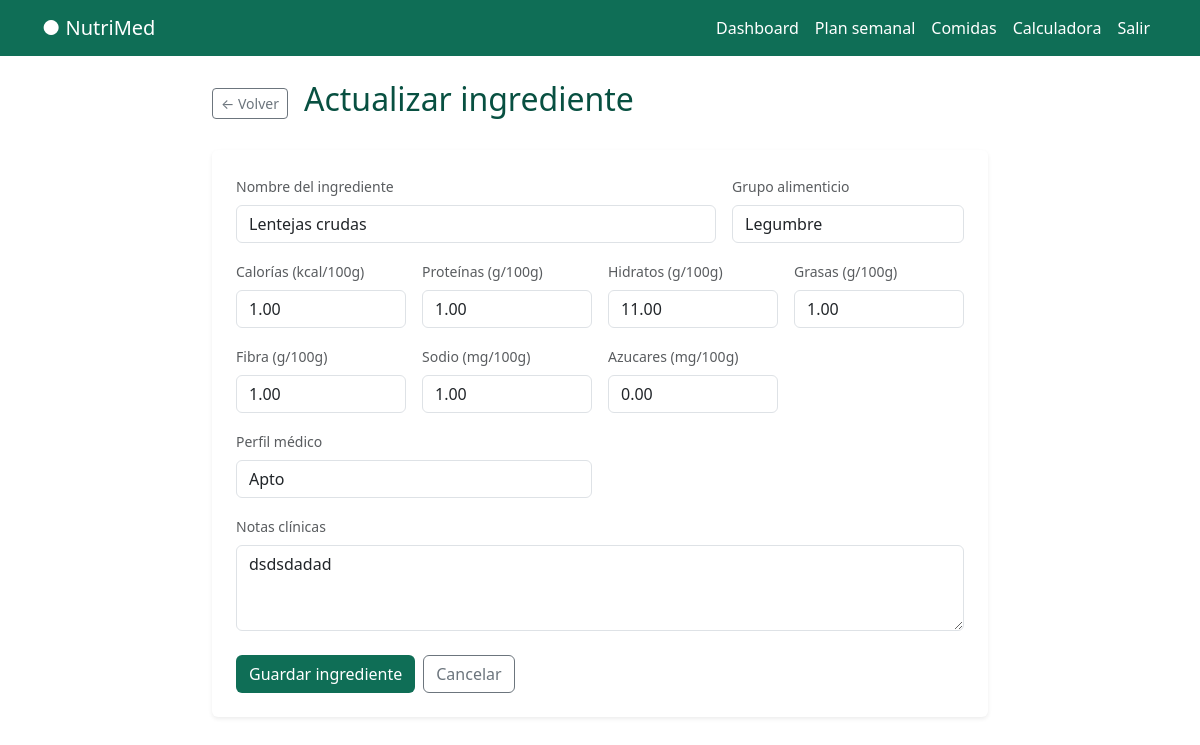
Page /alimentos/4/editar/ (signed in) on the earlier database version.
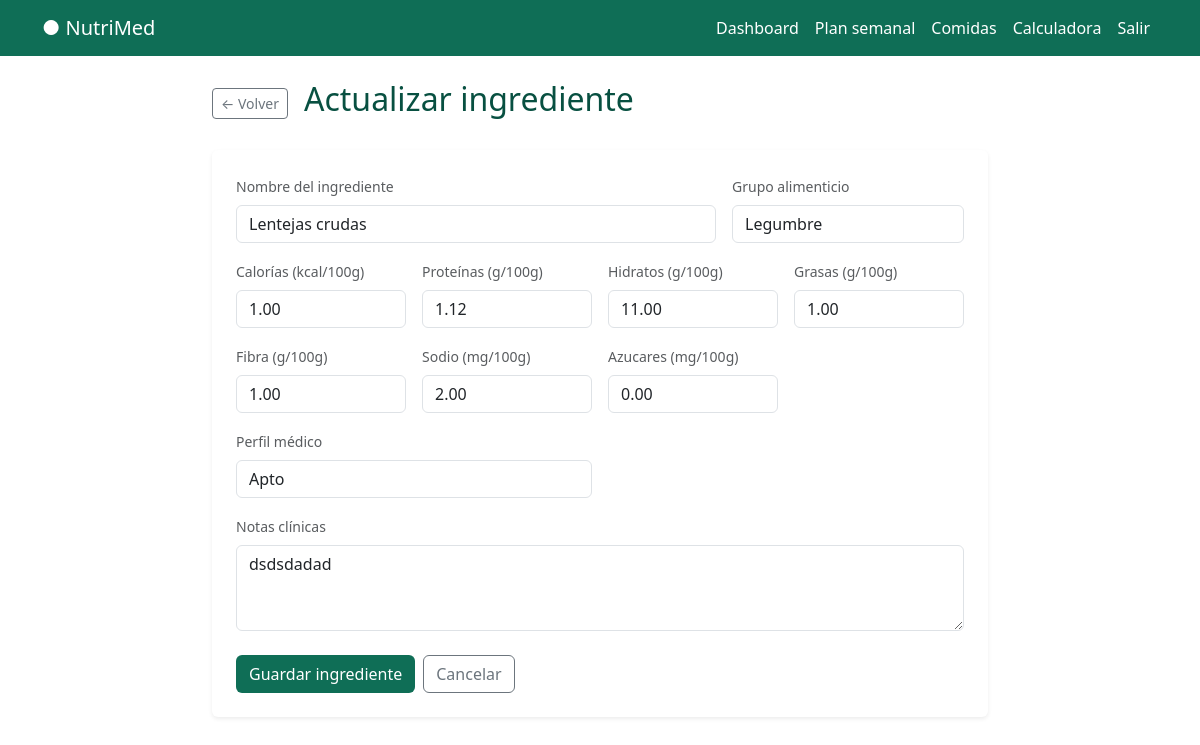
Same page on the later database version.
### alimentos/models.py (models this page shows, shortened)
class Alimentos(models.Model):
    GRUPOS = [
       ('verdura', 'Verdura'),
        ('fruta', 'Fruta'),
        ('cereal', 'Cereal'),
        ('legumbre', 'Legumbre'),
        ('proteina', 'Proteína'),
        ('lacteo', 'Lácteo'),
        ('grasa', 'Grasa'),
        ('otro', 'Otro'),
    ]
    PERFIL = [
         ('apto', 'Apto'),
        ('moderado', 'Moderado'),
        ('evitar', 'Evitar'),
    ]
    usuario = models.ForeignKey(User, on_delete=models.CASCADE)
    nombre = models.CharField(max_length=200)
    grupo = models.CharField(max_length=50, choices=GRUPOS)
    calorias = models.DecimalField(max_digits=6, decimal_places=2)
    proteinas = models.DecimalField(max_digits=5, decimal_places=2)
    hidratos = models.DecimalField(max_digits=5, decimal_places=2)
    grasas = models.DecimalField(max_digits=5, decimal_places=2)
    fibra = models.DecimalField(max_digits=5, decimal_places=2, default=0)
    sodio = models.DecimalField(max_digits=6, decimal_places=2, default=0)
    azucares = models.DecimalField(max_digits=5, decimal_places=2, default=0)
    perfil_medico = models.CharField(max_length=20, choices=PERFIL, default='apto')
    notas = models.TextField(blank=True)
    creado = models.DateTimeField(auto_now_add=True)
    class Meta:
        ordering = ['nombre']

### alimentos/views.py (the view)
# urls.py: path('<int:id>/editar/', views.actualizar_alimentos, name='editar_alimento'),
@login_required
def actualizar_alimentos(request, id):
    repo = AlimentoRepository(request.user)
    alimento = repo.get_by_id(id)
    if request.method == "POST":
       form = AlimentoForm(request.POST, instance=alimento)
       if form.is_valid():
           repo.update(id, form.cleaned_data)
           messages.success(request, "Ingrediente actualizado correctamente")
           return redirect('lista_alimentos')
    else:
        form = AlimentoForm(instance=alimento)
    return render(request, 'alimentos/form.html', {'form': form, 'titulo': 'Actualizar ingrediente', 'alimento': alimento})

### alimentos/repositories.py (called while the page is built)
    def get_by_id(self, id):
        return Alimentos.objects.get(id=id, usuario=self.usuario)

### templates/alimentos/form.html (shortened to what this page needs)
{% extends 'base.html' %}
{% block content %}
<div class="container py-4" style="max-width:800px">
  <div class="d-flex align-items-center gap-3 mb-4">
    <a href="{% url 'lista_alimentos' %}" class="btn btn-outline-secondary btn-sm">← Volver</a>
    <h2 style="color:#085041">{{ titulo }}</h2>
  </div>
  <div class="card border-0 shadow-sm p-4">
    <form method="POST">
      <div class="row g-3">
        <div class="col-md-8">
          <label class="form-label small text-muted">Nombre del ingrediente</label>
          {{ form.nombre }}
        </div>
        <div class="col-md-4">
          <label class="form-label small text-muted">Grupo alimenticio</label>
          {{ form.grupo }}
        </div>
        <div class="col-md-3">
          <label class="form-label small text-muted">Calorías (kcal/100g)</label>
          {{ form.calorias }}
        </div>
        <div class="col-md-3">
          <label class="form-label small text-muted">Proteínas (g/100g)</label>
          {{ form.proteinas }}
        </div>
        <div class="col-md-3">
          <label class="form-label small text-muted">Hidratos (g/100g)</label>
          {{ form.hidratos }}
        </div>
        <div class="col-md-3">
          <label class="form-label small text-muted">Grasas (g/100g)</label>
          {{ form.grasas }}
        </div>
        <div class="col-md-3">
          <label class="form-label small text-muted">Fibra (g/100g)</label>
          {{ form.fibra }}
        </div>
        <div class="col-md-3">
          <label class="form-label small text-muted">Sodio (mg/100g)</label>
          {{ form.sodio }}
        </div>
        <div class="col-md-3">
          <label class="form-label small text-muted">Azucares (mg/100g)</label>
          {{ form.azucares }}
        </div>
        <div class="col-md-6">
          <label class="form-label small text-muted">Perfil médico</label>
          {{ form.perfil_medico }}
        </div>
        <div class="col-12">
          <label class="form-label small text-muted">Notas clínicas</label>
          {{ form.notas }}
        </div>
      </div>
      <div class="d-flex gap-2 mt-4">
        <button type="submit" class="btn text-white" style="background:#0F6E56">Guardar ingrediente</button>
        <a href="{% url 'lista_alimentos' %}" class="btn btn-outline-secondary">Cancelar</a>
      </div>
    </form>
  </div>
</div>
{% endblock %}

Differences in the rows shown:
changed Alimentos "Lentejas crudas": proteinas "1.00" → "1.12"; sodio "1.00" → "2.00"
